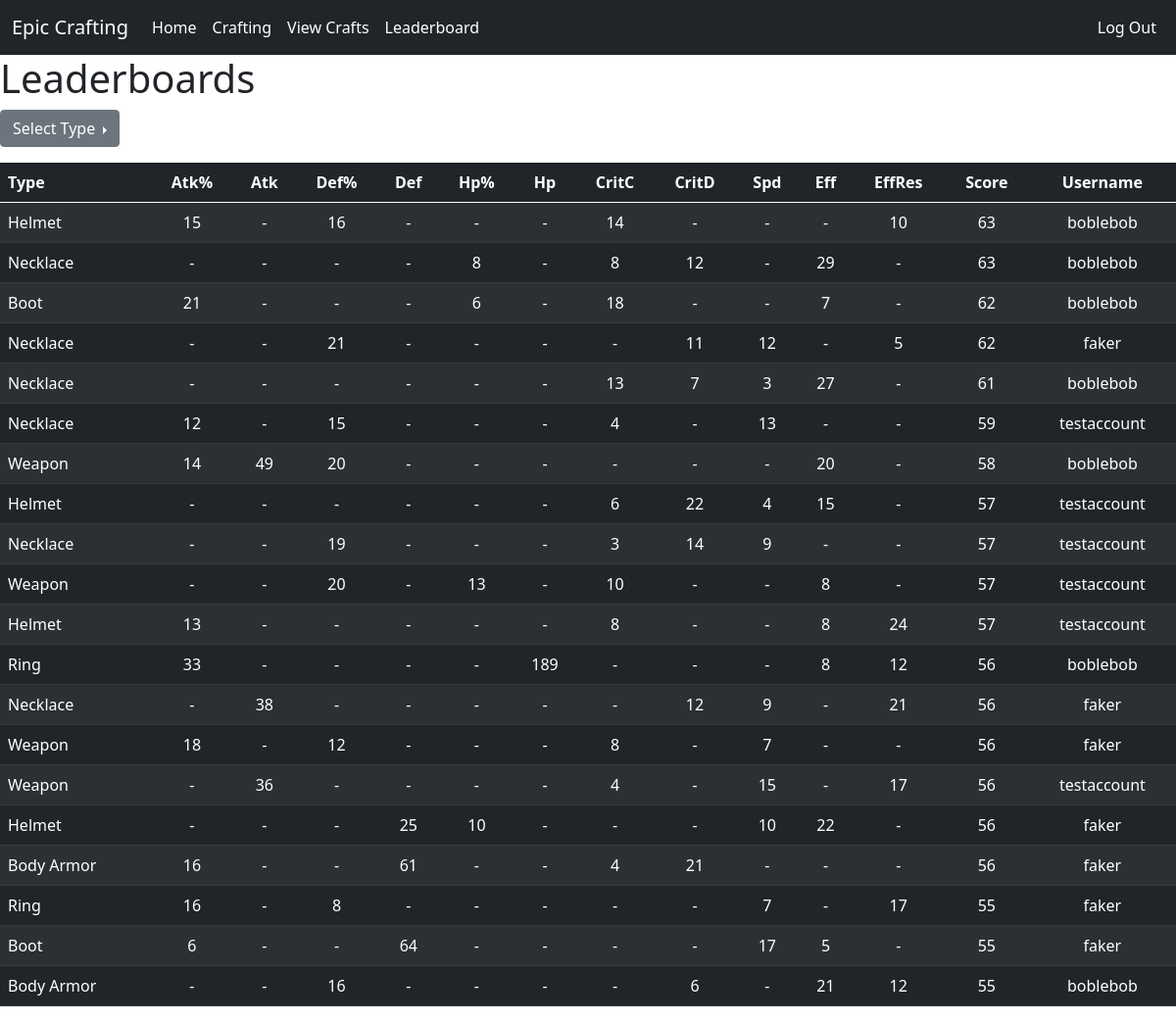
/leaderboard/overall (signed in), run on the app's committed database.
### website/models.py (models this page shows, shortened)
class EquipDB(db.Model):
    id   = db.Column('id', db.Integer, primary_key=True)
    type = db.Column('Type', db.String(20))
    atkP = db.Column('Atk%', db.Integer, default=0)
    atkF = db.Column('Atk', db.Integer, default=0)
    defP = db.Column('Def%', db.Integer, default=0)
    defF = db.Column('Def', db.Integer, default=0)
    hpP  = db.Column('Hp%', db.Integer, default=0)
    hpF  = db.Column('Hp', db.Integer, default=0)
    criC = db.Column('CritC', db.Integer, default=0)
    criD = db.Column('CritD', db.Integer, default=0)
    spd  = db.Column('Spd', db.Integer, default=0)
    eff  = db.Column('Eff', db.Integer, default=0)
    effR = db.Column('EffRes', db.Integer, default=0)
    gs   = db.Column('Score', db.Integer, default=0)
    userName = db.Column(db.String(20), db.ForeignKey('user.name'))
    date = db.Column(db.DateTime)
    def getAttribute(attr):
        if attr == 'type':
            return EquipDB.type
        elif attr == 'atkP':
            return EquipDB.atkP
        elif attr == 'atkF':
            return EquipDB.atkF
        elif attr == 'defP':
            return EquipDB.defP
        elif attr == 'defF':
            return EquipDB.defF
        elif attr == 'hpP':
            return EquipDB.hpP
        elif attr == 'hpF':
            return EquipDB.hpF
        elif attr == 'criC':
            return EquipDB.criC
        elif attr == 'criD':
            return EquipDB.criD
        elif attr == 'spd':
            return EquipDB.spd
        elif attr == 'eff':
            return EquipDB.eff
        elif attr == 'effR':
            return EquipDB.effR
        else:
            return EquipDB.gs

### website/views.py (the view, shortened to what this page needs)
@views.route('/leaderboard/<boardType>', methods=["POST", "GET"])
def leaderboard(boardType):
    colType = 'gs'
    MAXEQUIP = 20
    ordered_equips = []
    if boardType == 'daily':
        saved_equips = EquipDB.query.order_by(EquipDB.getAttribute(colType).desc()).filter(func.date(EquipDB.date)==date.today()).limit(MAXEQUIP)
    elif boardType == 'overall':
        saved_equips = EquipDB.query.order_by(EquipDB.getAttribute(colType).desc()).limit(MAXEQUIP)
    else:
        return redirect(url_for('views.home'))
    return render_template("leaderboard.html", saved_equips=saved_equips, user=current_user, boardType=boardType)

### website/__init__.py (called while the page is built)
def create_app():
    app = Flask(__name__)
    app.config['SECRET_KEY'] = 'very-epic'
    app.config['SQLALCHEMY_DATABASE_URI'] = f'sqlite:///{DB_NAME}'
    app.config['SQLALCHEMY_TRACK_MODIFICATIONS'] = False
    db.init_app(app)
    from .views import views
    app.register_blueprint(views, url_prefix='/')
    from .models import EquipDB, User
    create_database(app)
    loginManager = LoginManager()
    loginManager.login_view = 'views.login'
    loginManager.init_app(app)
    @loginManager.user_loader
    def loadUser(id):
        return User.query.get(int(id))
    return app

### website/templates/leaderboard.html (shortened to what this page needs)
{% extends "base.html" %}
{% block head %}
<link rel="stylesheet" href="{{ url_for('static', filename='crafts.css') }}">
{% endblock %}
{% block content %}
<h1>Leaderboards</h1>
<div class="dropend">
    <button class="btn btn-secondary dropdown-toggle" type="button" id="dropdownMenuButton" data-bs-toggle="dropdown" aria-haspopup="true" aria-expanded="false">
        Select Type
    </button>
</div>
<table class='table table-hover table-striped table-dark' id='leaderboardTable'>
    <thead>
        <tr>
            <th class='typecol'>Type</th>
            <th class='header' onclick="colSort('atkP', '{{ boardType }}')">Atk%</th>
            <th class='header' onclick="colSort('atkF', '{{ boardType }}')">Atk</th>
            <th class='header' onclick="colSort('defP', '{{ boardType }}')">Def%</th>
            <th class='header' onclick="colSort('defF', '{{ boardType }}')">Def</th>
            <th class='header' onclick="colSort('hpP',  '{{ boardType }}')">Hp%</th>
            <th class='header' onclick="colSort('hpF',  '{{ boardType }}')">Hp</th>
            <th class='header' onclick="colSort('criC', '{{ boardType }}')">CritC</th>
            <th class='header' onclick="colSort('criD', '{{ boardType }}')">CritD</th>
            <th class='header' onclick="colSort('spd',  '{{ boardType }}')">Spd</th>
            <th class='header' onclick="colSort('eff',  '{{ boardType }}')">Eff</th>
            <th class='header' onclick="colSort('effR', '{{ boardType }}')">EffRes</th>
            <th class='header' onclick="colSort('gs',   '{{ boardType }}')">Score</th>
            <th>Username</th>
        </tr>
    </thead>
    <tbody>
        {% for equip in saved_equips %}
        <tr id="{{ equip.id }}">
            <td class="typecol">{{ equip.type }}</th>
            {% if equip.atkP %}
                <td>{{ equip.atkP }}</th>
            {% else %}
                <td>-</td>
            {% endif %}
            {% if equip.atkF %}
                <td>{{ equip.atkF }}</th>
            {% else %}
                <td>-</td>
            {% endif %}
            {% if equip.defP %}
                <td>{{ equip.defP }}</th>
            {% else %}
                <td>-</td>
            {% endif %}
            {% if equip.defF %}
                <td>{{ equip.defF }}</th>
            {% else %}
                <td>-</td>
            {% endif %}
            {% if equip.hpP %}
                <td>{{ equip.hpP }}</th>
            {% else %}
                <td>-</td>
            {% endif %}
            {% if equip.hpF %}
                <td>{{ equip.hpF }}</th>
            {% else %}
                <td>-</td>
            {% endif %}
            {% if equip.criC%}
                <td>{{ equip.criC }}</th>
            {% else %}
                <td>-</td>
            {% endif %}
            {% if equip.criD %}
                <td>{{ equip.criD }}</th>
            {% else %}
                <td>-</td>
            {% endif %}
            {% if equip.spd %}
                <td>{{ equip.spd }}</th>
            {% else %}
                <td>-</td>
            {% endif %}
            {% if equip.eff %}
                <td>{{ equip.eff }}</th>
            {% else %}
                <td>-</td>
            {% endif %}
            {% if equip.effR %}
                <td>{{ equip.effR }}</th>
            {% else %}
                <td>-</td>
            {% endif %}
            <td>{{ equip.gs }}</td>
            <td>{{ equip.userName }}</td>
        </tr>
        {% endfor %}
    </tbody>
</table>
{% endblock %}

### website/static/crafts.css (style rules this page uses)
table { overflow: scroll; margin-top: 5px; }
td, th { text-align: center; vertical-align: center; }
td { vertical-align: baseline; }
.typecol { text-align: left; margin-left: 10px; }
.table-dark { --bs-table-bg: #212529; --bs-table-striped-bg: #2c3034; --bs-table-striped-color: #fff; --bs-table-active-bg: #373b3e; --bs-table-active-color: #fff; --bs-table-hover-bg: #28422f; --bs-table-hover-color: #fff; color: #fff; border-color: #373b3e; }

### data on the page
EquipDB: type "Helmet", atkP "15", defP "16", criC "14", effR "10", gs "63", userName "boblebob"
EquipDB: type "Necklace", hpP "8", criC "8", criD "12", eff "29", gs "63", userName "boblebob"
EquipDB: type "Boot", atkP "21", hpP "6", criC "18", eff "7", gs "62", userName "boblebob"
EquipDB: type "Necklace", defP "21", criD "11", spd "12", effR "5", gs "62", userName "faker"
EquipDB: type "Necklace", criC "13", criD "7", spd "3", eff "27", gs "61", userName "boblebob"
EquipDB: type "Necklace", atkP "12", defP "15", criC "4", spd "13", gs "59", userName "testaccount"
EquipDB: type "Weapon", atkP "14", atkF "49", defP "20", eff "20", gs "58", userName "boblebob"
EquipDB: type "Helmet", criC "6", criD "22", spd "4", eff "15", gs "57", userName "testaccount"
EquipDB: type "Necklace", defP "19", criC "3", criD "14", spd "9", gs "57", userName "testaccount"
EquipDB: type "Weapon", defP "20", hpP "13", criC "10", eff "8", gs "57", userName "testaccount"
EquipDB: type "Helmet", atkP "13", criC "8", eff "8", effR "24", gs "57", userName "testaccount"
EquipDB: type "Ring", atkP "33", hpF "189", eff "8", effR "12", gs "56", userName "boblebob"
EquipDB: type "Necklace", atkF "38", criD "12", spd "9", effR "21", gs "56", userName "faker"
EquipDB: type "Weapon", atkP "18", defP "12", criC "8", spd "7", gs "56", userName "faker"
EquipDB: type "Weapon", atkF "36", criC "4", spd "15", effR "17", gs "56", userName "testaccount"
EquipDB: type "Helmet", defF "25", hpP "10", spd "10", eff "22", gs "56", userName "faker"
EquipDB: type "Body Armor", atkP "16", defF "61", criC "4", criD "21", gs "56", userName "faker"
EquipDB: type "Ring", atkP "16", defP "8", spd "7", effR "17", gs "55", userName "faker"
EquipDB: type "Boot", atkP "6", defF "64", spd "17", eff "5", gs "55", userName "faker"
EquipDB: type "Body Armor", defP "16", criD "6", eff "21", effR "12", gs "55", userName "boblebob"
